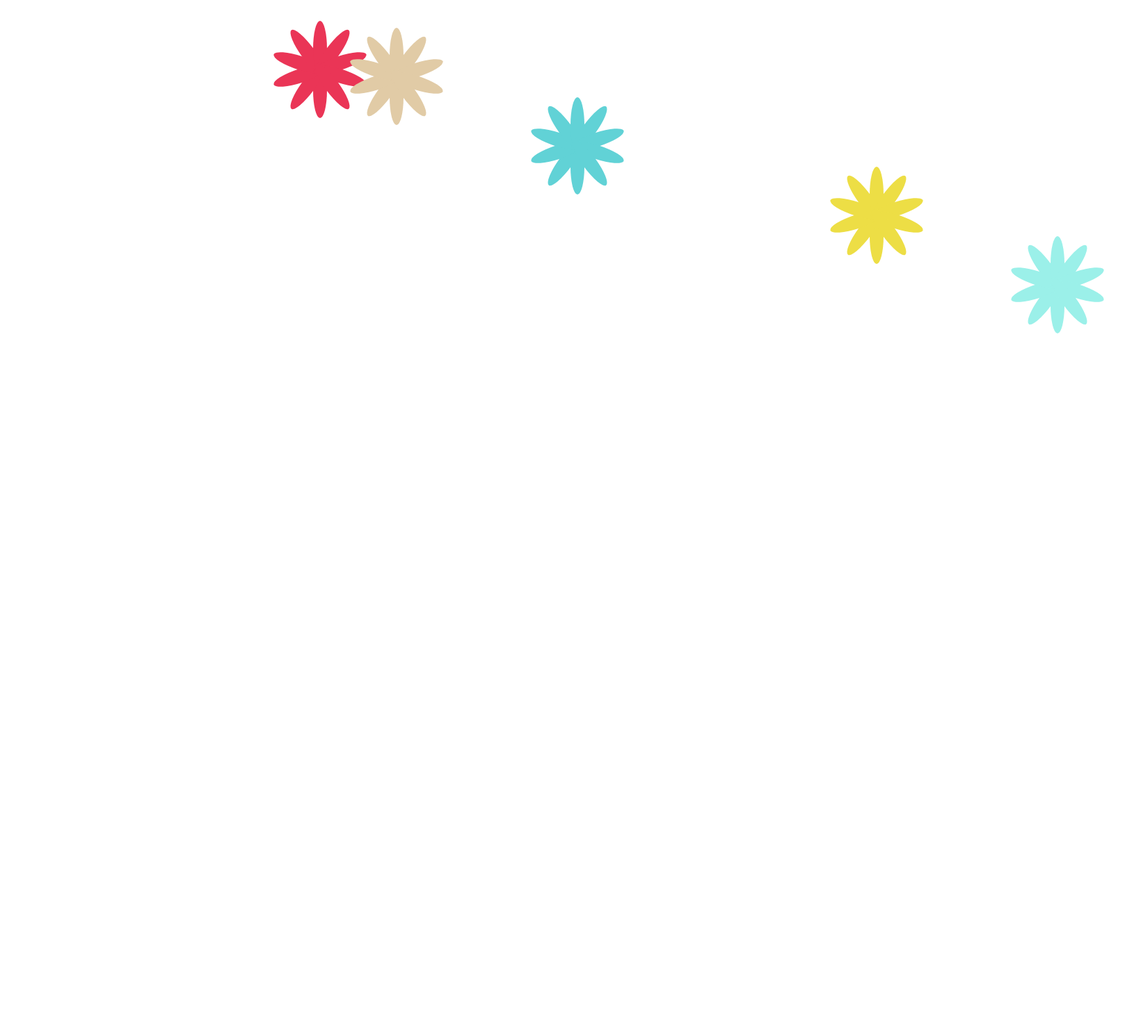
Frame 1 (no input)
Frame 60 (no input): identical to frame 1, image omitted
Frame 120 (the mouse pressed at the canvas centre since frame 60): identical to frame 1, image omitted

The p5.js sketch that drew this single still picture (run headless with seeded random() and noise() and a simulated clock; from frame 60 on, the mouse is pressed at the canvas centre):

// p5.js sketch
// ── sketch.js
function circle(x, y, diameter){
  ellipse(x, y, diameter, diameter);
}

function setup() {
  createCanvas(1640, 1480);
  fill(234,53,86);
  translate(460,100);
  noStroke();
  for (var i = 0; i < 10; i ++ ){
    ellipse(0, 30, 20, 80);
    rotate(PI/5);
  }
   fill(225,203,166);
  translate(110,10);
  noStroke();
  for (var i = 0; i < 10; i ++ ){
    ellipse(0, 30, 20, 80);
    rotate(PI/5);
  }
  fill(97,210,214);
  translate(260,100);
  noStroke();
  for (var i = 0; i < 10; i ++ ){
    ellipse(0, 30, 20, 80);
    rotate(PI/5);
  }
    fill(237,222,69);
  translate(430,100);
  noStroke();
  for (var i = 0; i < 10; i ++ ){
    ellipse(0, 30, 20, 80);
    rotate(PI/5);
  }
  fill(155,240,233);
  translate(260,100);
  noStroke();
  for (var i = 0; i < 10; i ++ ){
    ellipse(0, 30, 20, 80);
    rotate(PI/5);
  }
  fill(255,153,69);
  translate(430,100);
  noStroke();
  for (var i = 0; i < 10; i ++ ){
    ellipse(0, 30, 20, 80);
    rotate(PI/5);
  }
  fill(225,203,166);
  translate(65,110);
  noStroke();
  for (var i = 0; i < 10; i ++ ){
    ellipse(0, 30, 20, 80);
    rotate(PI/5);
  }
}

function draw() {
  
}
